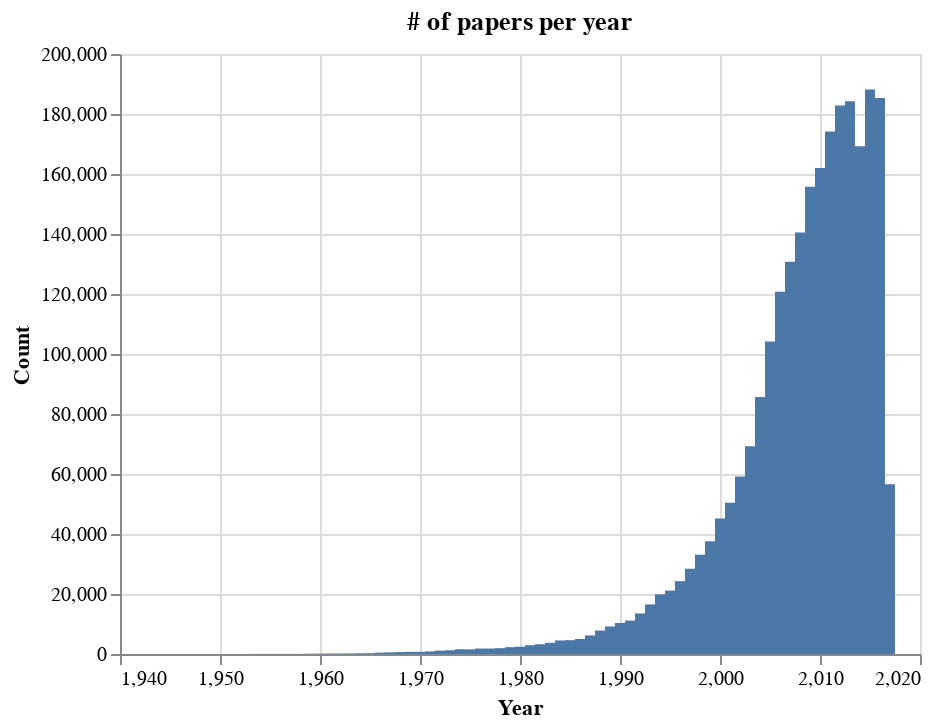

The notebook cell this image was saved under:
### Code cell
# Altair examples: https://altair-viz.github.io/gallery/index.html
x = alt.Chart(v10_counts, title='# of papers per year').mark_bar().encode(x='Year', y='Count', tooltip=['Year', 'Count']).interactive()
x

### Figure 1 — Vega-Lite specification as saved in the notebook (floating-point values rounded to 4 significant figures)
{"config": {"view": {"continuousWidth": 400, "continuousHeight": 300}}, "data": {"name": "data-cd966cf20973ff62f763393725cde6b2"}, "mark": "bar", "encoding": {"tooltip": [{"field": "Year", "type": "quantitative"}, {"field": "Count", "type": "quantitative"}], "x": {"field": "Year", "type": "quantitative"}, "y": {"field": "Count", "type": "quantitative"}}, "selection": {"selector003": {"type": "interval", "bind": "scales", "encodings": ["x", "y"]}}, "title": "# of papers per year", "$schema": "https://vega.github.io/schema/vega-lite/v4.17.0.json", "datasets": {"data-cd966cf20973ff62f763393725cde6b2": [{"Year": 1950, "Count": 1}, {"Year": 1951, "Count": 1}, {"Year": 1952, "Count": 6}, {"Year": 1953, "Count": 20}, {"Year": 1954, "Count": 41}, {"Year": 1955, "Count": 34}, {"Year": 1956, "Count": 38}, {"Year": 1957, "Count": 38}, {"Year": 1958, "Count": 53}, {"Year": 1959, "Count": 95}, {"Year": 1960, "Count": 119}, {"Year": 1961, "Count": 161}, {"Year": 1962, "Count": 167}, {"Year": 1963, "Count": 183}, {"Year": 1964, "Count": 226}, {"Year": 1965, "Count": 272}, {"Year": 1966, "Count": 462}, {"Year": 1967, "Count": 545}, {"Year": 1968, "Count": 653}, {"Year": 1969, "Count": 716}, {"Year": 1970, "Count": 723}, {"Year": 1971, "Count": 878}, {"Year": 1972, "Count": 1133}, {"Year": 1973, "Count": 1254}, {"Year": 1974, "Count": 1582}, {"Year": 1975, "Count": 1546}, {"Year": 1976, "Count": 1814}, {"Year": 1977, "Count": 1832}, {"Year": 1978, "Count": 1945}, {"Year": 1979, "Count": 2275}, {"Year": 1980, "Count": 2434}, {"Year": 1981, "Count": 2937}, {"Year": 1982, "Count": 3260}, {"Year": 1983, "Count": 3737}, {"Year": 1984, "Count": 4518}, {"Year": 1985, "Count": 4608}, {"Year": 1986, "Count": 4993}, {"Year": 1987, "Count": 6200}, {"Year": 1988, "Count": 7829}, {"Year": 1989, "Count": 9187}, {"Year": 1990, "Count": 10350}, {"Year": 1991, "Count": 11145}, {"Year": 1992, "Count": 13525}, {"Year": 1993, "Count": 16531}, {"Year": 1994, "Count": 19895}, {"Year": 1995, "Count": 21141}, {"Year": 1996, "Count": 24285}, {"Year": 1997, "Count": 28384}, {"Year": 1998, "Count": 33059}, {"Year": 1999, "Count": 37556}, {"Year": 2000, "Count": 45191}, {"Year": 2001, "Count": 50411}, {"Year": 2002, "Count": 59157}, {"Year": 2003, "Count": 69262}, {"Year": 2004, "Count": 85678}, {"Year": 2005, "Count": 104145}, {"Year": 2006, "Count": 120716}, {"Year": 2007, "Count": 130716}, {"Year": 2008, "Count": 140498}, {"Year": 2009, "Count": 155775}, {"Year": 2010, "Count": 162040}, {"Year": 2011, "Count": 174127}, {"Year": 2012, "Count": 182832}, {"Year": 2013, "Count": 184243}, {"Year": 2014, "Count": 169247}, {"Year": 2015, "Count": 188142}, {"Year": 2016, "Count": 185341}, {"Year": 2017, "Count": 56551}, {"Year": 2018, "Count": 3}]}}
